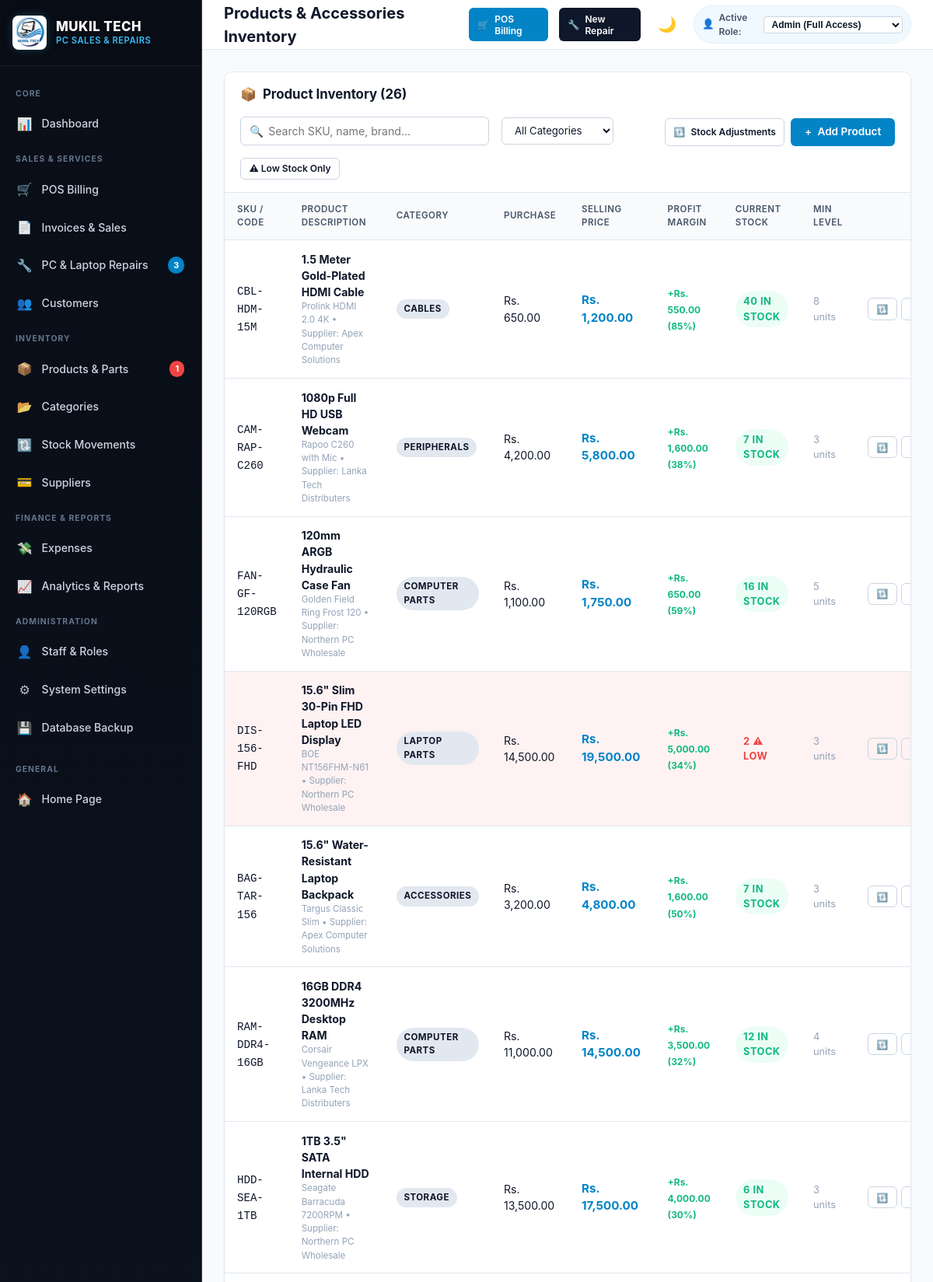
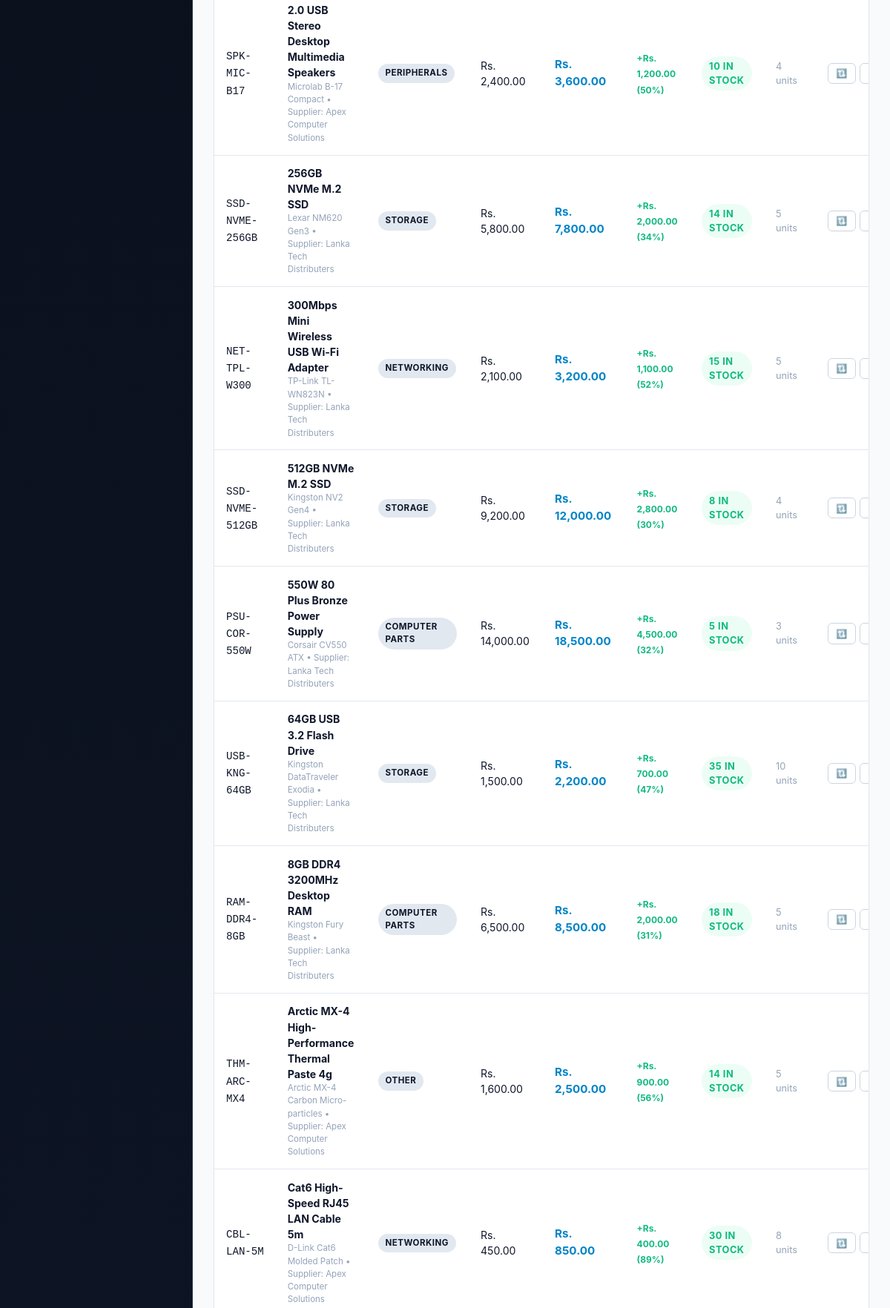
The page /products/index.php (signed in, upper part) on the database its author committed (2 pictures, top to bottom).
### tables this page shows
CREATE TABLE `products` (
  `product_id` INT AUTO_INCREMENT PRIMARY KEY,
  `product_name` VARCHAR(150) NOT NULL,
  `category_id` INT,
  `brand` VARCHAR(50),
  `model` VARCHAR(60),
  `sku` VARCHAR(50) UNIQUE,
  `purchase_price` DECIMAL(10,2) NOT NULL DEFAULT 0.00,
  `selling_price` DECIMAL(10,2) NOT NULL DEFAULT 0.00,
  `stock_quantity` INT NOT NULL DEFAULT 0,
  `minimum_stock` INT NOT NULL DEFAULT 5,
  `supplier_id` INT,
  `created_at` TIMESTAMP DEFAULT CURRENT_TIMESTAMP,
  `updated_at` TIMESTAMP DEFAULT CURRENT_TIMESTAMP ON UPDATE CURRENT_TIMESTAMP,
  INDEX `idx_cat` (`category_id`),
  INDEX `idx_supp` (`supplier_id`),
  FOREIGN KEY (`category_id`) REFERENCES `categories`(`category_id`) ON DELETE SET NULL,
  FOREIGN KEY (`supplier_id`) REFERENCES `suppliers`(`supplier_id`) ON DELETE SET NULL
);

CREATE TABLE `suppliers` (
  `supplier_id` INT AUTO_INCREMENT PRIMARY KEY,
  `supplier_name` VARCHAR(100) NOT NULL,
  `company_name` VARCHAR(100) NOT NULL,
  `phone` VARCHAR(30),
  `email` VARCHAR(100),
  `address` TEXT,
  `created_at` TIMESTAMP DEFAULT CURRENT_TIMESTAMP
);

CREATE TABLE `categories` (
  `category_id` INT AUTO_INCREMENT PRIMARY KEY,
  `category_name` VARCHAR(100) NOT NULL UNIQUE,
  `description` TEXT,
  `created_at` TIMESTAMP DEFAULT CURRENT_TIMESTAMP
);

CREATE TABLE `settings` (
  `setting_id` INT AUTO_INCREMENT PRIMARY KEY,
  `setting_key` VARCHAR(60) NOT NULL UNIQUE,
  `setting_value` TEXT,
  `created_at` TIMESTAMP DEFAULT CURRENT_TIMESTAMP,
  `updated_at` TIMESTAMP DEFAULT CURRENT_TIMESTAMP ON UPDATE CURRENT_TIMESTAMP
);

### includes/functions.php (called while the page is built, shortened)
<?php
function baseUrl($path = '') {
    $documentRoot = isset($_SERVER['DOCUMENT_ROOT']) ? realpath($_SERVER['DOCUMENT_ROOT']) : false;
    $applicationRoot = realpath(__DIR__ . '/..');
    $base = '';
    if ($documentRoot && $applicationRoot) {
        $doc = str_replace('\\', '/', rtrim($documentRoot, DIRECTORY_SEPARATOR));
        $app = str_replace('\\', '/', rtrim($applicationRoot, DIRECTORY_SEPARATOR));
        if ($app === $doc) {
            $base = '';
        } elseif (stripos($app, $doc . '/') === 0) {
            $base = substr($app, strlen($doc));
        }
    }
    if ($base === '') {
        $scriptName = str_replace('\\', '/', $_SERVER['SCRIPT_NAME'] ?? '');
        $scriptDir = rtrim(str_replace('\\', '/', dirname($scriptName)), '/');
        foreach (['/admin','/customers','/categories','/suppliers','/products','/sales',
                  '/repairs','/expenses','/payments','/reports','/users','/settings'] as $dir) {
            if ($scriptDir === $dir || substr($scriptDir, -strlen($dir)) === $dir) {
                $scriptDir = substr($scriptDir, 0, -strlen($dir));
                break;
            }
        }
        $base = $scriptDir;
    }
    $base = '/' . trim($base, '/');
    if ($base === '/') {
        $base = '';
    }
    $cleanPath = ltrim((string)$path, '/');
    return $base . ($cleanPath !== '' ? '/' . $cleanPath : '');
}
function sanitize($data) {
    return htmlspecialchars(trim((string)$data), ENT_QUOTES, 'UTF-8');
}
function e($data) {
    return sanitize($data);
}
function formatCurrency($amount) {
    $curr = getSetting('currency', 'Rs.');
    return $curr . ' ' . number_format((float)$amount, 2);
}
function getSetting($key, $default = '') {
    static $cache = [];
    if (isset($cache[$key])) {
        return $cache[$key];
    }
    try {
        $db = getDB();
        $stmt = $db->prepare("SELECT setting_value FROM settings WHERE setting_key = ? LIMIT 1");
        $stmt->execute([$key]);
        $val = $stmt->fetchColumn();
        if ($val !== false) {
            $cache[$key] = $val;
            return $val;
        }
    } catch (Exception $e) {
    }
    return $default;
}

### includes/auth.php (called while the page is built, shortened)
<?php
function hasRole($roles) {
    return in_array($_SESSION['role'] ?? 'admin', $roles, true);
}

### products/index.php (the view, shortened to what this page needs)
<?php
require_once __DIR__ . '/../includes/header.php';
$db = getDB();
$search = trim($_GET['search'] ?? '');
$filterLow = isset($_GET['filter']) && $_GET['filter'] === 'low_stock';
$sql = "SELECT p.*, c.category_name, s.company_name as supplier_name
        FROM products p
        LEFT JOIN categories c ON p.category_id = c.category_id
        LEFT JOIN suppliers s ON p.supplier_id = s.supplier_id
        WHERE 1=1 ";
$params = [];
$sql .= "ORDER BY p.product_name ASC";
$stmt = $db->prepare($sql);
$stmt->execute($params);
$products = $stmt->fetchAll();
?>
<div class="card">
    <div class="card-header">
        <div style="display:flex;align-items:center;gap:1rem;flex:1;flex-wrap:wrap;">
            <div class="card-title">
                <span>&#128230;</span> Product Inventory (<?= count($products) ?>)
            </div>
            <form method="GET" action="<?= baseUrl('products/index.php') ?>" class="search-box">
                <span class="search-icon">&#128269;</span>
                <input type="text" name="search" class="form-control" placeholder="Search SKU, name, brand..." value="<?= e($search) ?>">
            </form>
            <form method="GET" action="<?= baseUrl('products/index.php') ?>" style="display:inline-flex;">
                <select name="category_id" class="form-control" style="font-size:0.82rem;padding:0.45rem 0.75rem;" onchange="this.form.submit()">
                    <option value="">All Categories</option>
                </select>
            </form>
            <a href="<?= baseUrl('products/index.php' . ($filterLow ? '' : '?filter=low_stock')) ?>" class="btn <?= $filterLow ? 'btn-danger' : 'btn-outline' ?> btn-sm">
                &#9888; Low Stock Only
            </a>
        </div>
        <div style="display:flex;gap:0.5rem;">
            <?php if (hasRole(['admin'])): ?>
                <a href="<?= baseUrl('products/stock.php') ?>" class="btn btn-outline btn-sm">
                    <span>&#128259;</span> Stock Adjustments
                </a>
                <a href="<?= baseUrl('products/add.php') ?>" class="btn btn-primary">
                    <span>+</span> Add Product
                </a>
            <?php endif; ?>
        </div>
    </div>
    <div class="table-responsive">
        <table class="table">
            <thead>
                <tr>
                    <th>SKU / Code</th>
                    <th>Product Description</th>
                    <th>Category</th>
                    <th>Purchase</th>
                    <th>Selling Price</th>
                    <th>Profit Margin</th>
                    <th>Current Stock</th>
                    <th>Min Level</th>
                    <?php if (hasRole(['admin'])): ?>
                        <th style="text-align:right;">Actions</th>
                    <?php endif; ?>
                </tr>
            </thead>
            <tbody>
                <?php if (empty($products)): ?>
                    <tr>
                        <td colspan="9" style="text-align:center;padding:2.5rem;color:var(--text-muted);">
                            No products match the selected criteria.
                        </td>
                    </tr>
                <?php else: ?>
                    <?php foreach ($products as $p): ?>
                        <?php
                            $isLow = $p['stock_quantity'] <= $p['minimum_stock'];
                            $margin = $p['selling_price'] - $p['purchase_price'];
                            $marginPercent = $p['purchase_price'] > 0 ? round(($margin / $p['purchase_price']) * 100) : 0;
                        ?>
                        <tr style="<?= $isLow ? 'background:var(--danger-bg);' : '' ?>">
                            <td>
                                <code><?= e($p['sku'] ?: 'N/A') ?></code>
                            </td>
                            <td>
                                <strong style="color:var(--text-primary);"><?= e($p['product_name']) ?></strong>
                                <div style="font-size:0.72rem;color:var(--text-muted);">
                                    <?= e($p['brand']) ?> <?= e($p['model']) ?> &bull; Supplier: <?= e($p['supplier_name'] ?? 'N/A') ?>
                                </div>
                            </td>
                            <td>
                                <span class="badge badge-navy"><?= e($p['category_name'] ?: 'General') ?></span>
                            </td>
                            <td><?= formatCurrency($p['purchase_price']) ?></td>
                            <td>
                                <strong style="color:var(--blue-primary);font-size:0.95rem;"><?= formatCurrency($p['selling_price']) ?></strong>
                            </td>
                            <td>
                                <span style="font-size:0.75rem;color:var(--success);font-weight:700;">
                                    +<?= formatCurrency($margin) ?> (<?= $marginPercent ?>%)
                                </span>
                            </td>
                            <td>
                                <span class="badge <?= $isLow ? 'badge-danger' : 'badge-success' ?>" style="font-size:0.8rem;padding:0.25rem 0.65rem;">
                                    <?= $p['stock_quantity'] ?> <?= $isLow ? '&#9888; LOW' : 'in stock' ?>
                                </span>
                            </td>
                            <td style="color:var(--text-muted);font-size:0.8rem;"><?= $p['minimum_stock'] ?> units</td>
                            <?php if (hasRole(['admin'])): ?>
                                <td style="text-align:right;">
                                    <div class="btn-group">
                                        <a href="<?= baseUrl('products/stock.php?product_id=' . $p['product_id']) ?>" class="btn btn-outline btn-sm" title="Adjust Stock">
                                            &#128259;
                                        </a>
                                        <a href="<?= baseUrl('products/edit.php?id=' . $p['product_id']) ?>" class="btn btn-outline btn-sm" title="Edit Product">
                                        </a>
                                    </div>
                                </td>
                            <?php endif; ?>
                        </tr>
                    <?php endforeach; ?>
                <?php endif; ?>
            </tbody>
        </table>
    </div>
</div>
<?php require_once __DIR__ . '/../includes/footer.php'; ?>

### assets/css/style.css (style rules this page uses)
:root { --navy-dark: #090e17; --navy-main: #0f172a; --navy-card: #1e293b; --navy-border: #334155; --navy-light: #243048; --blue-primary: #0284c7; --blue-hover: #0369a1; --blue-light: #e0f2fe; --blue-subtle: #f0f9ff; --cyan-bright: #38bdf8; --bg-main: #f8fafc; --bg-card: #ffffff; --border-light: #e2e8f0; --border-medium: #cbd5e1; --text-primary: #0f172a; --text-secondary: #475569; --text-muted: #94a3b8; --text-white: #ffffff; --success: #10b981; --success-bg: #ecfdf5; --warning: #f59e0b; --warning-bg: #fffbeb; --danger: #ef4444; --danger-bg: #fef2f2; --info: #0ea5e9; --info-bg: #f0f9ff; --shadow-sm: 0 1px 2px 0 rgba(0, 0, 0, 0.05); --shadow-md: 0 4px 6px -1px rgba(0, 0, 0, 0.07), 0 2px 4px -2px rgba(0, 0, 0, 0.05); --shadow-lg: 0 10px 15px -3px rgba(0, 0, 0, 0.08), 0 4px 6px -4px rgba(0, 0, 0, 0.04); --radius-sm: 6px; --radius-md: 10px; --radius-lg: 14px; --radius-pill: 9999px; --transition: all 0.2s cubic-bezier(0.4, 0, 0.2, 1); }
* { box-sizing: border-box; margin: 0; padding: 0; }
body { font-family: -apple-system, BlinkMacSystemFont, "Segoe UI", Roboto, "Helvetica Neue", Arial, sans-serif; background-color: var(--bg-main); color: var(--text-primary); line-height: 1.5; font-size: 14.5px; -webkit-font-smoothing: antialiased; }
a { color: var(--blue-primary); text-decoration: none; transition: var(--transition); }
.card { background: var(--bg-card); border-radius: var(--radius-md); border: 1px solid var(--border-light); box-shadow: var(--shadow-sm); margin-bottom: 1.75rem; overflow: hidden; }
.card-header { padding: 1rem 1.25rem; border-bottom: 1px solid var(--border-light); display: flex; align-items: center; justify-content: space-between; background: var(--bg-card); }
.card-title { font-size: 1.05rem; font-weight: 700; color: var(--navy-main); display: flex; align-items: center; gap: 0.5rem; }
.table-responsive { width: 100%; overflow-x: auto; }
.table { width: 100%; border-collapse: collapse; text-align: left; font-size: 0.88rem; }
.table th { background: var(--bg-main); color: var(--text-secondary); font-weight: 600; text-transform: uppercase; font-size: 0.72rem; letter-spacing: 0.5px; padding: 0.8rem 1rem; border-bottom: 1px solid var(--border-light); }
.table td { padding: 0.85rem 1rem; border-bottom: 1px solid var(--border-light); color: var(--text-primary); vertical-align: middle; }
.table tbody tr { transition: background-color 0.15s ease; }
.badge { display: inline-flex; align-items: center; gap: 0.3rem; padding: 0.25rem 0.6rem; border-radius: var(--radius-pill); font-size: 0.72rem; font-weight: 700; text-transform: uppercase; letter-spacing: 0.5px; }
.badge-success { background: var(--success-bg); color: var(--success); }
.badge-danger { background: var(--danger-bg); color: var(--danger); }
.badge-navy { background: #e2e8f0; color: var(--navy-main); }
.btn { display: inline-flex; align-items: center; justify-content: center; gap: 0.45rem; padding: 0.55rem 1.05rem; border-radius: var(--radius-sm); font-size: 0.85rem; font-weight: 600; cursor: pointer; border: 1px solid transparent; transition: var(--transition); text-decoration: none; line-height: 1.25; }
.btn-primary { background: var(--blue-primary); color: #ffffff; }
.btn-outline { background: transparent; border-color: var(--border-medium); color: var(--text-primary); }
.btn-sm { padding: 0.35rem 0.65rem; font-size: 0.75rem; }
.btn-group { display: inline-flex; gap: 0.35rem; }
.form-control { width: 100%; padding: 0.55rem 0.85rem; border: 1px solid var(--border-medium); border-radius: var(--radius-sm); font-size: 0.88rem; color: var(--text-primary); background-color: var(--bg-card); transition: var(--transition); font-family: inherit; }
.search-box { display: flex; align-items: center; position: relative; max-width: 320px; width: 100%; }
.search-box input { padding-left: 2.2rem; }
.search-box .search-icon { position: absolute; left: 0.75rem; color: var(--text-muted); font-size: 0.9rem; }

### rows shown on the page
products: sku "CBL-HDM-15M", product_name "1.5 Meter Gold-Plated HDMI Cable", brand "Prolink", model "HDMI 2.0 4K", supplier.company_name "Apex Computer Solutions", category.category_name "CABLES", purchase_price.setting_value "Rs. 650.00", selling_price "Rs. 1,200.00", formatCurrency($margin) "Rs. 550.00", marginPercent "85", stock_quantity "40", shows "IN STOCK", minimum_stock "8"
products: sku "CAM-RAP-C260", product_name "1080p Full HD USB Webcam", brand "Rapoo", model "C260 with Mic", supplier.company_name "Lanka Tech Distributers", category.category_name "PERIPHERALS", purchase_price "Rs. 4,200.00", selling_price "Rs. 5,800.00", formatCurrency($margin) "Rs. 1,600.00", marginPercent "38", stock_quantity "7", shows "IN STOCK", minimum_stock "3"
products: sku "FAN-GF-120RGB", product_name "120mm ARGB Hydraulic Case Fan", brand "Golden Field", model "Ring Frost 120", supplier.company_name "Northern PC Wholesale", category.category_name "COMPUTER PARTS", purchase_price "Rs. 1,100.00", selling_price "Rs. 1,750.00", formatCurrency($margin) "Rs. 650.00", marginPercent "59", stock_quantity "16", shows "IN STOCK", minimum_stock "5"
products: sku "DIS-156-FHD", product_name "15.6\" Slim 30-Pin FHD Laptop LED Display", brand "BOE", model "NT156FHM-N61", supplier.company_name "Northern PC Wholesale", category.category_name "LAPTOP PARTS", purchase_price "Rs. 14,500.00", selling_price "Rs. 19,500.00", formatCurrency($margin) "Rs. 5,000.00", marginPercent "34", stock_quantity "2", shows "⚠ LOW", minimum_stock "3"
products: sku "BAG-TAR-156", product_name "15.6\" Water-Resistant Laptop Backpack", brand "Targus", model "Classic Slim", supplier.company_name "Apex Computer Solutions", category.category_name "ACCESSORIES", purchase_price "Rs. 3,200.00", selling_price "Rs. 4,800.00", formatCurrency($margin) "Rs. 1,600.00", marginPercent "50", stock_quantity "7", shows "IN STOCK", minimum_stock "3"
products: sku "RAM-DDR4-16GB", product_name "16GB DDR4 3200MHz Desktop RAM", brand "Corsair", model "Vengeance LPX", supplier.company_name "Lanka Tech Distributers", category.category_name "COMPUTER PARTS", purchase_price "Rs. 11,000.00", selling_price "Rs. 14,500.00", formatCurrency($margin) "Rs. 3,500.00", marginPercent "32", stock_quantity "12", shows "IN STOCK", minimum_stock "4"
products: sku "HDD-SEA-1TB", product_name "1TB 3.5\" SATA Internal HDD", brand "Seagate", model "Barracuda 7200RPM", supplier.company_name "Northern PC Wholesale", category.category_name "STORAGE", purchase_price "Rs. 13,500.00", selling_price "Rs. 17,500.00", formatCurrency($margin) "Rs. 4,000.00", marginPercent "30", stock_quantity "6", shows "IN STOCK", minimum_stock "3"
products: sku "SPK-MIC-B17", product_name "2.0 USB Stereo Desktop Multimedia Speakers", brand "Microlab", model "B-17 Compact", supplier.company_name "Apex Computer Solutions", category.category_name "PERIPHERALS", purchase_price "Rs. 2,400.00", selling_price "Rs. 3,600.00", formatCurrency($margin) "Rs. 1,200.00", marginPercent "50", stock_quantity "10", shows "IN STOCK", minimum_stock "4"
products: sku "SSD-NVME-256GB", product_name "256GB NVMe M.2 SSD", brand "Lexar", model "NM620 Gen3", supplier.company_name "Lanka Tech Distributers", category.category_name "STORAGE", purchase_price "Rs. 5,800.00", selling_price "Rs. 7,800.00", formatCurrency($margin) "Rs. 2,000.00", marginPercent "34", stock_quantity "14", shows "IN STOCK", minimum_stock "5"
products: sku "NET-TPL-W300", product_name "300Mbps Mini Wireless USB Wi-Fi Adapter", brand "TP-Link", model "TL-WN823N", supplier.company_name "Lanka Tech Distributers", category.category_name "NETWORKING", purchase_price "Rs. 2,100.00", selling_price "Rs. 3,200.00", formatCurrency($margin) "Rs. 1,100.00", marginPercent "52", stock_quantity "15", shows "IN STOCK", minimum_stock "5"
products: sku "SSD-NVME-512GB", product_name "512GB NVMe M.2 SSD", brand "Kingston", model "NV2 Gen4", supplier.company_name "Lanka Tech Distributers", category.category_name "STORAGE", purchase_price "Rs. 9,200.00", selling_price "Rs. 12,000.00", formatCurrency($margin) "Rs. 2,800.00", marginPercent "30", stock_quantity "8", shows "IN STOCK", minimum_stock "4"
products: sku "PSU-COR-550W", product_name "550W 80 Plus Bronze Power Supply", brand "Corsair", model "CV550 ATX", supplier.company_name "Lanka Tech Distributers", category.category_name "COMPUTER PARTS", purchase_price "Rs. 14,000.00", selling_price "Rs. 18,500.00", formatCurrency($margin) "Rs. 4,500.00", marginPercent "32", stock_quantity "5", shows "IN STOCK", minimum_stock "3"
products: sku "USB-KNG-64GB", product_name "64GB USB 3.2 Flash Drive", brand "Kingston", model "DataTraveler Exodia", supplier.company_name "Lanka Tech Distributers", category.category_name "STORAGE", purchase_price "Rs. 1,500.00", selling_price "Rs. 2,200.00", formatCurrency($margin) "Rs. 700.00", marginPercent "47", stock_quantity "35", shows "IN STOCK", minimum_stock "10"
products: sku "RAM-DDR4-8GB", product_name "8GB DDR4 3200MHz Desktop RAM", brand "Kingston", model "Fury Beast", supplier.company_name "Lanka Tech Distributers", category.category_name "COMPUTER PARTS", purchase_price "Rs. 6,500.00", selling_price "Rs. 8,500.00", formatCurrency($margin) "Rs. 2,000.00", marginPercent "31", stock_quantity "18", shows "IN STOCK", minimum_stock "5"
products: sku "THM-ARC-MX4", product_name "Arctic MX-4 High-Performance Thermal Paste 4g", brand "Arctic", model "MX-4 Carbon Micro-particles", supplier.company_name "Apex Computer Solutions", category.category_name "OTHER", purchase_price "Rs. 1,600.00", selling_price "Rs. 2,500.00", formatCurrency($margin) "Rs. 900.00", marginPercent "56", stock_quantity "14", shows "IN STOCK", minimum_stock "5"
products: sku "CBL-LAN-5M", product_name "Cat6 High-Speed RJ45 LAN Cable 5m", brand "D-Link", model "Cat6 Molded Patch", supplier.company_name "Apex Computer Solutions", category.category_name "NETWORKING", purchase_price "Rs. 450.00", selling_price "Rs. 850.00", formatCurrency($margin) "Rs. 400.00", marginPercent "89", stock_quantity "30", shows "IN STOCK", minimum_stock "8"

### other values the page prints
$pendingRepairsCount "3"
$lowStockCount "1"
$pageTitle "Products & Accessories Inventory"
count($products) "26"
